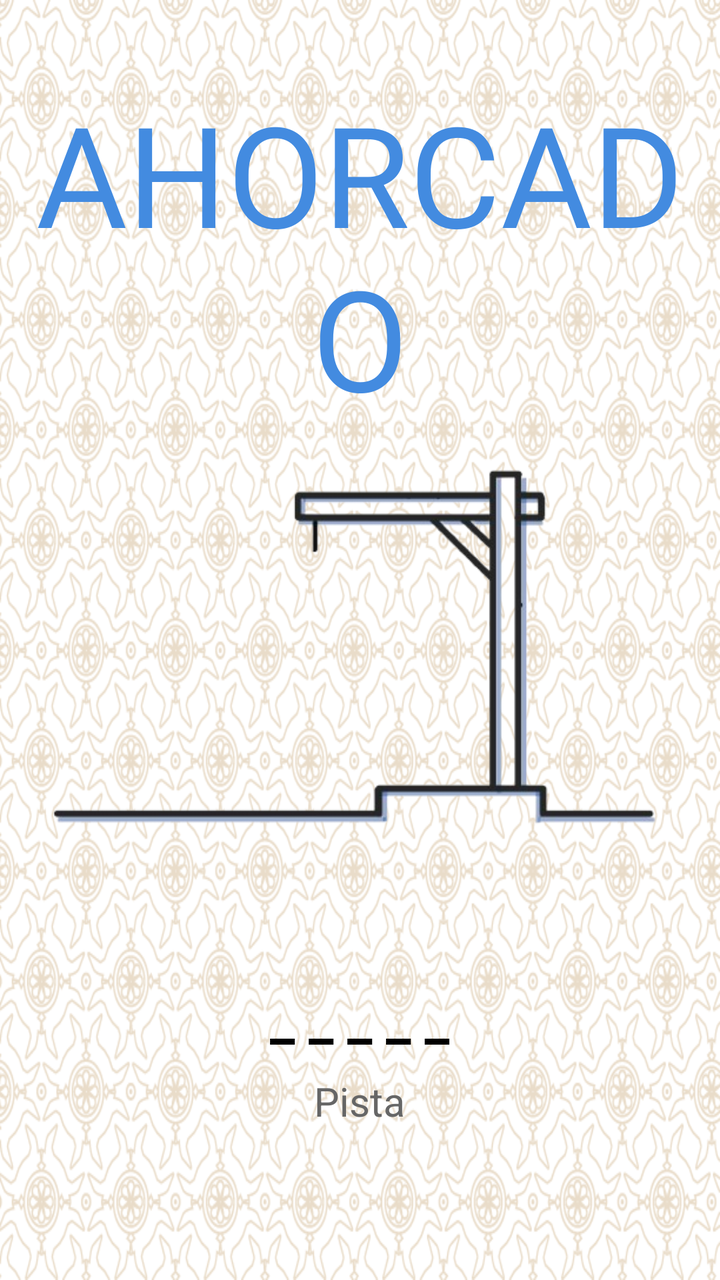
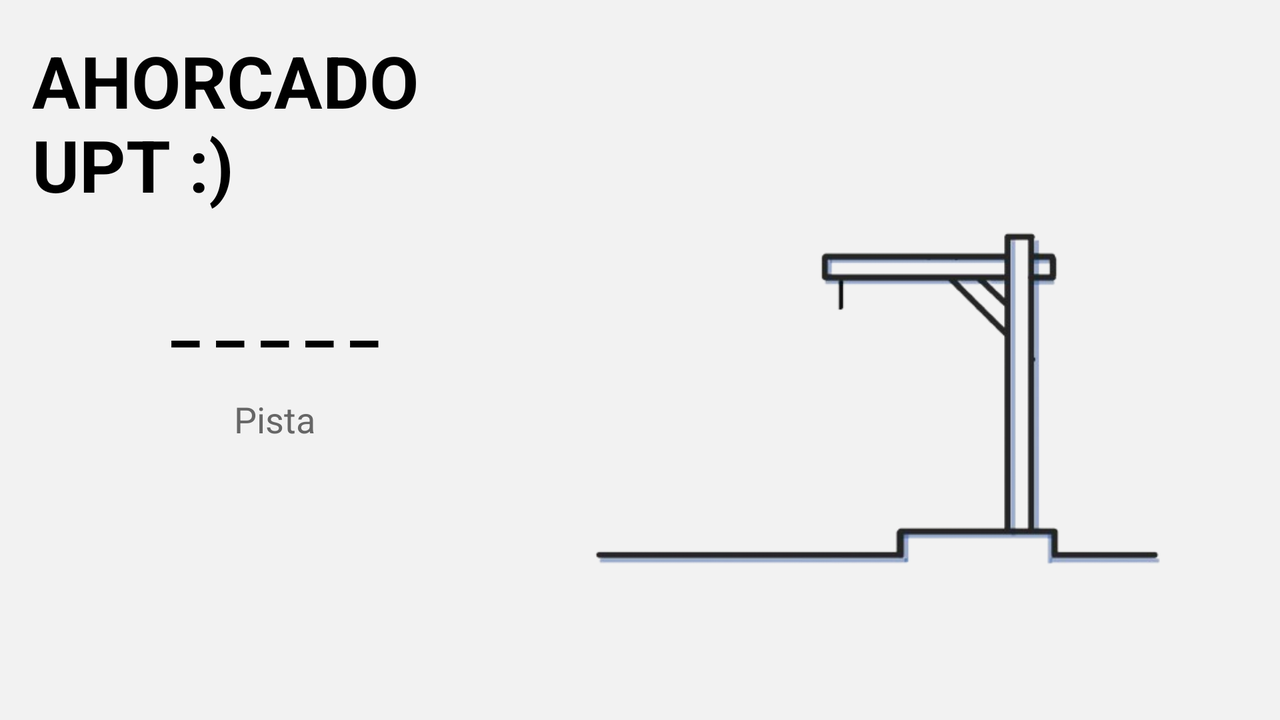

One screen, two layout resources from the same app: the default and the repository's alternative for another configuration. Each is rendered where Android would select it; the XML of both is given below.
<!-- AndroidManifest.xml: application theme Theme.ProyectoAhorcado -->
<!-- res/layout/activity_main.xml -->
<?xml version="1.0" encoding="utf-8"?>
<FrameLayout xmlns:android="http://schemas.android.com/apk/res/android"
    android:layout_width="match_parent"
    android:layout_height="match_parent"
    android:background="@drawable/background41">




    <TextView
        android:id="@+id/titleTextView"
        android:layout_width="match_parent"
        android:layout_height="wrap_content"
        android:text="AHORCADO"
        android:textSize="70sp"
        android:textColor="#438BE0"
        android:fontFamily="@font/titulo"
        android:textAlignment="center"
        android:layout_marginTop="40dp"/>



    
    <LinearLayout
        android:layout_width="match_parent"
        android:layout_height="match_parent"
        android:orientation="vertical"
        android:gravity="center"
        android:padding="16dp">

        <ImageView
            android:id="@+id/hangmanImage"
            android:layout_width="match_parent"
            android:layout_height="0dp"
            android:layout_weight="40"
            android:scaleType="fitCenter"
            android:src="@drawable/hangman_0"
            android:contentDescription="Ahorcado"
            android:layout_marginTop="120dp"/>

        <TextView
            android:id="@+id/wordView"
            android:layout_width="wrap_content"
            android:layout_height="wrap_content"
            android:text="_ _ _ _ _"
            android:textSize="28sp"
            android:textStyle="bold"
            android:textColor="#000000"
            android:layout_marginTop="20dp"/>

        <TextView
            android:id="@+id/clueView"
            android:layout_width="wrap_content"
            android:layout_height="wrap_content"
            android:text="Pista"
            android:textSize="20sp"
            android:textColor="#666666"
            android:layout_marginTop="10dp"/>

        <GridLayout
            android:id="@+id/keyboardLayout"
            android:layout_width="wrap_content"
            android:layout_height="wrap_content"
            android:columnCount="7"
            android:layout_marginTop="20dp"
            android:layout_margin="30dp"/>

    </LinearLayout>

</FrameLayout>
<!-- resources referenced by this layout -->
<resources>
  <!-- drawable background41: png bitmap (drawable, 130604 bytes) -->
  <!-- drawable hangman_0: png bitmap (drawable, 28033 bytes) -->
  <style name="Theme.ProyectoAhorcado" parent="Base.Theme.ProyectoAhorcado" />
  <style name="Base.Theme.ProyectoAhorcado" parent="Theme.Material3.DayNight.NoActionBar">
          
          
      </style>
</resources>
<!-- res/layout-land/activity_main.xml (the repository's variant of the layout above) -->
<!-- drawn on the phone turned sideways -->
<LinearLayout xmlns:android="http://schemas.android.com/apk/res/android"
    android:layout_width="match_parent"
    android:layout_height="match_parent"
    android:orientation="horizontal"
    android:gravity="center"
    android:padding="16dp"
    android:background="#F2F2F2">

    <LinearLayout
        android:layout_width="0dp"
        android:layout_height="match_parent"
        android:layout_weight="2"
        android:orientation="vertical"
        android:gravity="center">

        <TextView
            android:layout_width="match_parent"
            android:layout_height="wrap_content"
            android:text="AHORCADO UPT :)"
            android:textSize="36sp"
            android:textStyle="bold"
            android:textColor="#000000"
            android:layout_marginBottom="10dp"/>

        <LinearLayout
            android:layout_width="match_parent"
            android:layout_height="0dp"
            android:layout_weight="1"
            android:orientation="vertical"
            android:gravity="center"
            android:padding="12dp"
            android:elevation="4dp">

            <TextView
                android:id="@+id/wordView"
                android:layout_width="match_parent"
                android:layout_height="wrap_content"
                android:text="_ _ _ _ _"
                android:textSize="32sp"
                android:textStyle="bold"
                android:textColor="#000000"
                android:gravity="center"
                android:padding="8dp" />

            <TextView
                android:id="@+id/clueView"
                android:layout_width="wrap_content"
                android:layout_height="wrap_content"
                android:text="Pista"
                android:textSize="18sp"
                android:textColor="#666666"
                android:layout_marginTop="10dp"
                android:gravity="center"/>

            <GridLayout
                android:id="@+id/keyboardLayout"
                android:layout_width="match_parent"
                android:layout_height="0dp"
                android:layout_weight="2"
                android:columnCount="7"
                android:padding="10dp"

                android:elevation="4dp"
                android:layout_marginTop="10dp"/>
        </LinearLayout>
    </LinearLayout>

    
    <LinearLayout
        android:layout_width="0dp"
        android:layout_height="match_parent"
        android:layout_weight="3"
        android:orientation="vertical"
        android:gravity="center">

        <ImageView
            android:id="@+id/hangmanImage"
            android:layout_width="match_parent"
            android:layout_height="0dp"
            android:layout_weight="40"
            android:scaleType="fitCenter"
            android:src="@drawable/hangman_0"
            android:contentDescription="Ahorcado"
            android:padding="10dp"
            android:elevation="4dp"/>


    </LinearLayout>
</LinearLayout>
<!-- resources referenced by the variant -->
<!-- as the phone turned sideways resolves them -->
<resources>
  <!-- drawable hangman_0: png bitmap (drawable, 28033 bytes) -->
  <style name="Theme.ProyectoAhorcado" parent="Base.Theme.ProyectoAhorcado" />
  <style name="Base.Theme.ProyectoAhorcado" parent="Theme.Material3.DayNight.NoActionBar">
          
          
      </style>
</resources>
